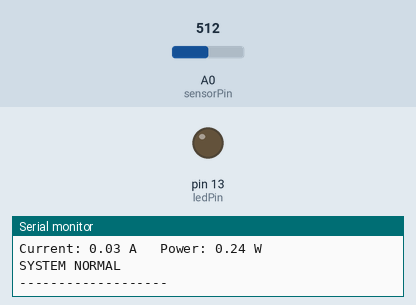
Recording of a sketch running on a simulated Arduino Uno, built with avr-gcc and run on an emulated ATmega328P. Shown: output pins drawn as LEDs (lit = HIGH), the last lines printed to the serial monitor. The inputs (shaded band) are chosen by the test bench; at power-on: A0 (sensorPin) = 512.

Above: at 1.2 s.
1.3 s: A0 (sensorPin) set to 524
At 3.2 s:
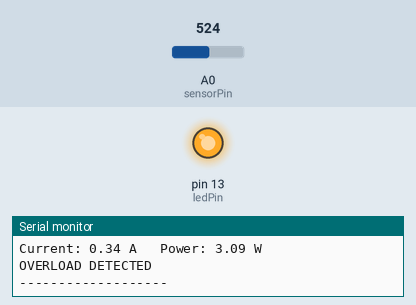
3.5 s: A0 (sensorPin) set to 511
At 4.8 s:
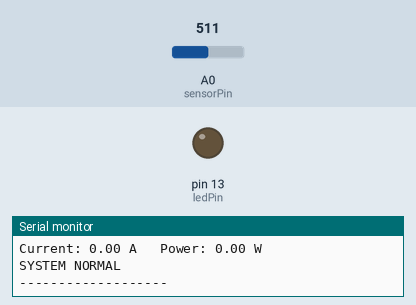
5.5 s: A0 (sensorPin) set to 306
At 6.4 s:
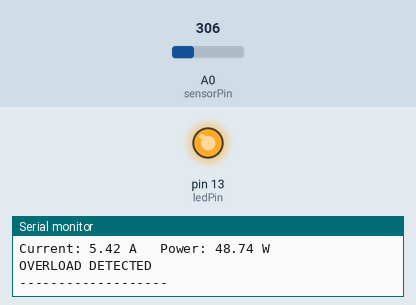
Timing chart, 0 to 8.5 s (numbered marks = the images above; inputs shaded):
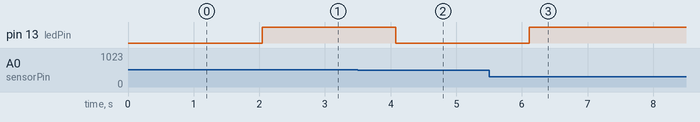

Measured:
- the behaviour switches between 516 and 517 on A0 (sensorPin) (found by bisection; images 0 and 1)
- after the input at 1.3 s, pin 13 (ledPin): LOW → HIGH after 0.74 s
- after the input at 3.5 s, pin 13 (ledPin): HIGH → LOW after 0.58 s
- after the input at 5.5 s, pin 13 (ledPin): LOW → HIGH after 0.61 s

The sketch:

sketch_overloadpotection1.ino
```cpp
const int sensorPin = A0;
const int ledPin = 13;

float zero = 511.0;      // ACS712 zero value
float supplyVoltage = 9.0;

float overloadLimit = 1.4;   // overload power limit in watts

void setup()
{
  Serial.begin(9600);

  pinMode(ledPin, OUTPUT);
}

void loop()
{
  long sum = 0;

  // Average 100 readings
  for(int i = 0; i < 100; i++)
  {
    sum += analogRead(sensorPin);
  }

  float avg = sum / 100.0;

  // Convert analog value to sensor voltage
  float sensorVoltage = (avg - zero) * (5.0 / 1023.0);

  // Convert voltage to current
  float current = sensorVoltage / 0.185;

  // Remove negative noise
  if(current < 0)
  {
    current = -current;
  }

  // Power calculation
  float power = supplyVoltage * current;

  Serial.print("Current: ");
  Serial.print(current);
  Serial.print(" A   ");

  Serial.print("Power: ");
  Serial.print(power);
  Serial.println(" W");

  // Overload condition
  if(power > overloadLimit)
  {
    Serial.println("OVERLOAD DETECTED");
    digitalWrite(ledPin, HIGH);
  }
  else
  {
    Serial.println("SYSTEM NORMAL");
    digitalWrite(ledPin, LOW);
  }

  Serial.println("-------------------");

  delay(1000);
}
```
